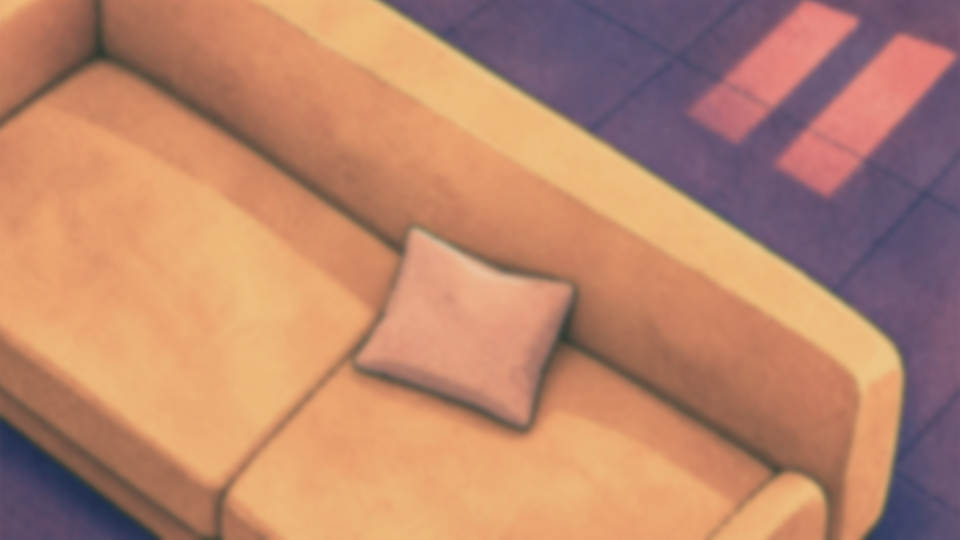
#> input picture assets/options scene/options_bg.png, 1920 x 1080 px, found by its file name (shown at 1/2 size)
$ python check_edges.py
#> lines starting #> are read from the running program, lines starting #| are printed output that depends on the picture
import subprocess
from PIL import Image
import numpy as np

def check_img(p):
#> called with p = 'assets\\options scene\\options_bg.png'
    im = Image.open(p).convert('RGBA')
#> im is the input picture: PIL image 1920x1080 RGBA; mean R, G, B, A 186, 133.4, 107.8, 255
    a = np.asarray(im)
    w, h = im.size
#> w = 1920; h = 1080
    print(p, f'{w}x{h}')
#| assets\options scene\options_bg.png 1920x1080
    for side, sl in [('left', a[:, :10]), ('right', a[:, -10:]), ('top', a[:10, :]), ('bottom', a[-10:, :])]:
        white = ((sl[...,0]>240)&(sl[...,1]>240)&(sl[...,2]>240)&(sl[...,3]>200)).mean()
        trans = (sl[...,3]<50).mean()
        print(f'  {side}: white={white:.2f}, trans={trans:.2f}, meanRGB={sl[...,:3].mean(axis=(0,1)).astype(int).tolist()}')
#> this loop made 4 passes
#> side on passes 1 to 4: 'left', 'right', 'top', 'bottom'
#|   left: white=0.00, trans=0.00, meanRGB=[170, 119, 97]
#|   right: white=0.00, trans=0.00, meanRGB=[110, 86, 114]
#|   top: white=0.00, trans=0.00, meanRGB=[145, 108, 108]
#|   bottom: white=0.00, trans=0.00, meanRGB=[176, 130, 105]

check_img(r'assets\options scene\options_bg.png')
check_img(r'assets\kitchen scene\Kitchen_bg.png')
#> call 2 of check_img, with p = 'assets\\kitchen scene\\Kitchen_bg.png'
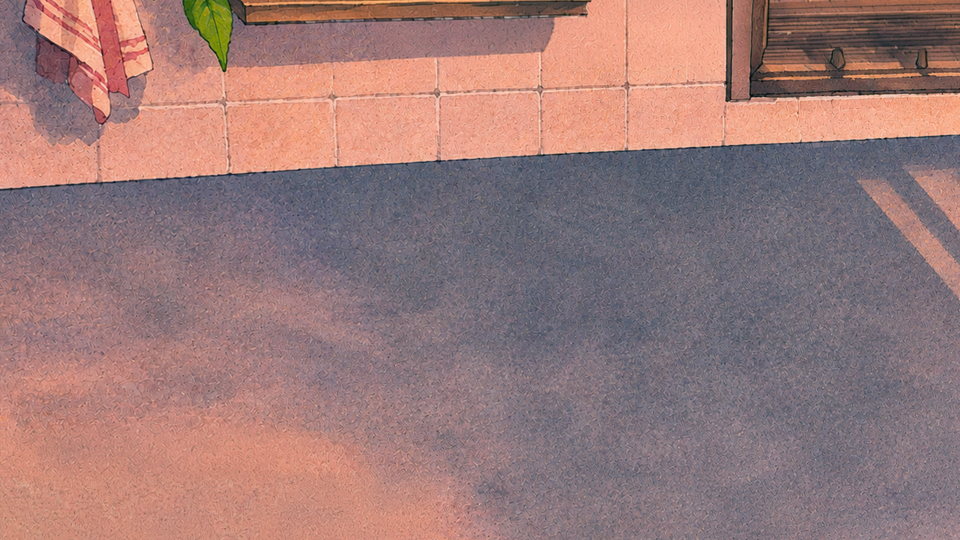
#> input picture assets/kitchen scene/Kitchen_bg.png, 1920 x 1080 px, found by its file name (shown at 1/2 size)
#> in check_img, im is the input picture: PIL image 1920x1080 RGBA; mean R, G, B, A 154.5, 122.1, 120.7, 255
#| assets\kitchen scene\Kitchen_bg.png 1920x1080
#> the loop in check_img (call 2), `for side, sl in [('left', a[:, :10]), ('right', a[:, -10:]), ('top', a..` made 4 passes
#|   left: white=0.00, trans=0.00, meanRGB=[176, 128, 123]
#|   right: white=0.00, trans=0.00, meanRGB=[146, 119, 118]
#|   top: white=0.00, trans=0.00, meanRGB=[163, 114, 90]
#|   bottom: white=0.00, trans=0.00, meanRGB=[172, 130, 125]
check_img(r'assets\options scene\options hand.png')
#> call 3 of check_img, with p = 'assets\\options scene\\options hand.png'
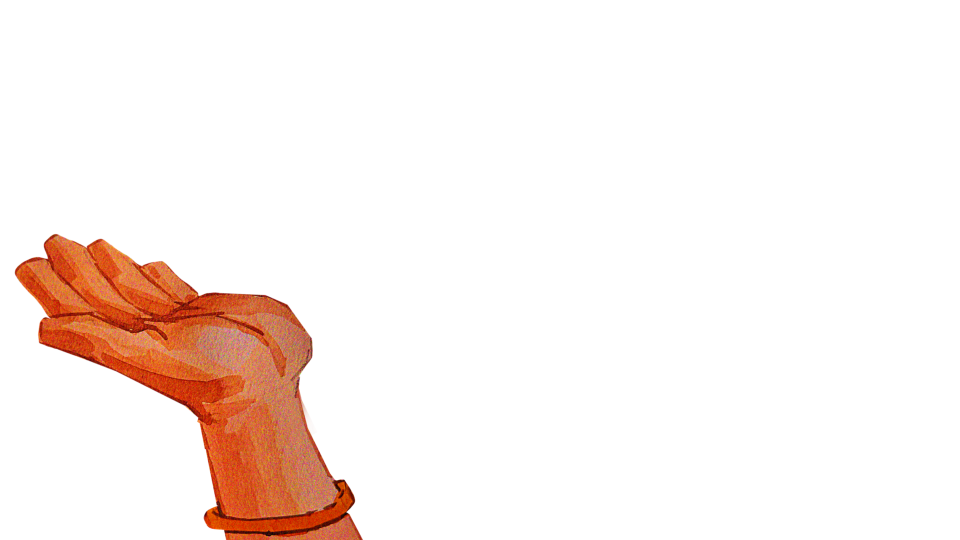
#> input picture assets/options scene/options hand.png, 1920 x 1080 px, found by its file name (shown at 1/2 size)
#> in check_img, im is the input picture: PIL image 1920x1080 RGBA; mean R, G, B, A 19.2, 8.7, 4.4, 23.5
#| assets\options scene\options hand.png 1920x1080
#> the loop in check_img (call 3), `for side, sl in [('left', a[:, :10]), ('right', a[:, -10:]), ('top', a..` made 4 passes
#> (side, trans) on passes 1 to 4: ('left', 1), ('right', 1), ('top', 1), ('bottom', 0.858)
#|   left: white=0.00, trans=1.00, meanRGB=[0, 0, 0]
#|   right: white=0.00, trans=1.00, meanRGB=[0, 0, 0]
#|   top: white=0.00, trans=1.00, meanRGB=[0, 0, 0]
#|   bottom: white=0.00, trans=0.86, meanRGB=[29, 13, 7]

# Check options hand bbox in 1920x1080
hand = Image.open(r'assets\options scene\options hand.png').convert('RGBA')
alpha = hand.split()[3]
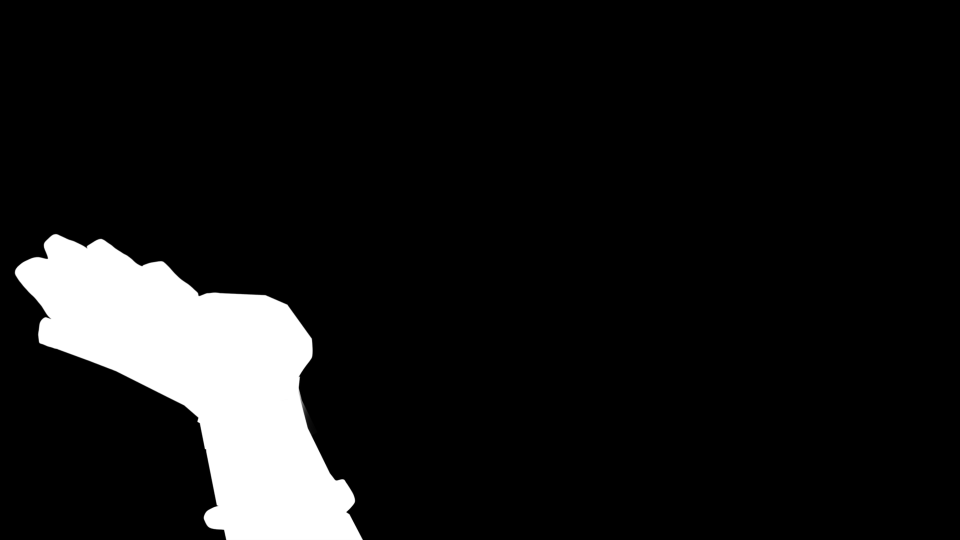
#> alpha: PIL image 1920x1080 L (shown at 1/2 size); min 0, max 255, mean 23.5
print('options hand alpha bbox (1920x1080):', alpha.point(lambda v: 255 if v > 8 else 0).getbbox())
#| options hand alpha bbox (1920x1080): (29, 467, 727, 1080)
ha = np.asarray(alpha)
for y in range(1060, 1080):
    nz = np.where(ha[y] > 20)[0]
    if len(nz):
        print(f'  row y={y}: x in [{nz[0]}..{nz[-1]}], count={len(nz)}')
    else:
        print(f'  row y={y}: EMPTY')
#> this loop made 20 passes
#|   row y=1060: x in [447..715], count=269
#|   row y=1061: x in [448..716], count=269
#|   row y=1062: x in [448..716], count=269
#|   row y=1063: x in [448..717], count=270
#|   row y=1064: x in [448..718], count=271
#|   row y=1065: x in [449..718], count=270
#|   row y=1066: x in [449..719], count=271
#|   row y=1067: x in [449..719], count=271
#> (further printed lines are left out)
